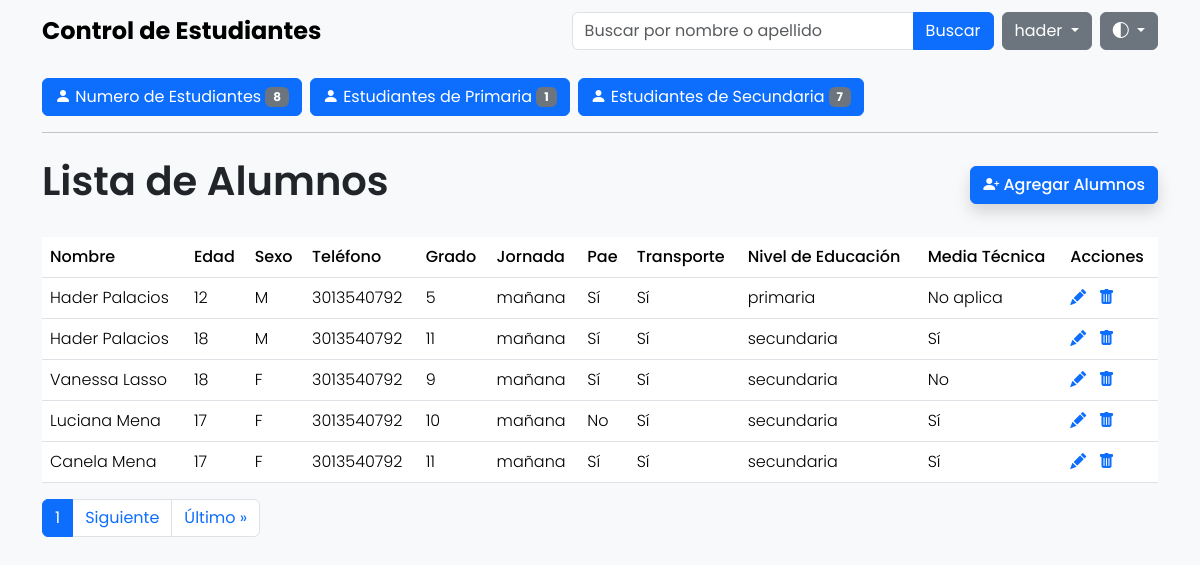
The app's page / (signed in) with its own data.
### Apps/Alumno/models.py (models this page shows, shortened)
class Alumno(models.Model):
    _nombre = models.CharField(max_length=150, blank=False)
    _apellido = models.CharField(max_length=150, blank=False)
    _edad = models.IntegerField(blank=False)
    _sexo = models.CharField(
        max_length=1,
        choices=[("M", "Masculino"), ("F", "Femenino")],
        blank=False,
    )
    _telefono = models.CharField(max_length=10, blank=True)
    _grado = models.CharField(
        max_length=10,
        blank=True,
        choices=[("1", "Primero"), ("2", "Segundo"), ("3", "Tercero"), ("4", "Cuarto"), ("5", "Quinto"), ("6", "Sexto"), ("7", "Séptimo"), ("8", "Octavo"), ("9", "Noveno"), ("10", "Décimo"), ("11", "Undécimo")],
    )
    _jornada = models.CharField(
        max_length=10,
        choices=[("mañana", "Mañana"), ("tarde", "Tarde")],
        blank=True,
    )
    _pae = models.BooleanField(default=False)
    _transporte = models.BooleanField(default=False)
    class Meta:
        abstract = True
    @property
    def nombre(self):
        return self._nombre
    @property
    def apellido(self):
        return self._apellido
    @property
    def edad(self):
        return self._edad
    @property
    def sexo(self):
        return self._sexo
    @property
    def telefono(self):
        return self._telefono
    @property
    def grado(self):
        return self._grado
    @property
    def jornada(self):
        return self._jornada
    @property
    def pae(self):
        return self._pae
    @property
    def transporte(self):
        return self._transporte

class EstudiantePrimaria(Alumno):
    etapa = models.CharField(
        max_length=10,
        choices=[("primaria", "Primaria")],
        default="primaria"
    )

class EstudianteSecundaria(Alumno):
    etapa = models.CharField(
        max_length=10,
        choices=[("secundaria", "Secundaria")],
        default="secundaria"
    )
    media = models.BooleanField(
        default=False,
        help_text="Indica si el estudiante está en media académica (grados 10 y 11)"
    )
    tipo_de_media = models.CharField(
        max_length=20,
        blank=True,
        help_text="Nombre de la media en la cual está estudiando, si aplica."
    )

### Apps/Alumno/views.py (the view)
# urls.py: path('', v.inicio, name='inicio'),
@login_required
def inicio(request):
    query = request.GET.get('q')
    if query:
        estudiantes_primaria = EstudiantePrimaria.objects.filter(
            Q(_nombre__icontains=query) |
            Q(_apellido__icontains=query)
        )
        estudiantes_secundaria = EstudianteSecundaria.objects.filter(
            Q(_nombre__icontains=query) |
            Q(_apellido__icontains=query)
        )
    else:
        estudiantes_primaria = EstudiantePrimaria.objects.all()
        estudiantes_secundaria = EstudianteSecundaria.objects.all()
    estudiantes = list(chain(estudiantes_primaria, estudiantes_secundaria))
    paginator = Paginator(estudiantes, 5)
    page_number = request.GET.get('page')
    page_obj = paginator.get_page(page_number)
    context = {
        'page_obj': page_obj,
        'estudiantes_primaria': estudiantes_primaria,
        'estudiantes_secundaria': estudiantes_secundaria,
        'query': query,
    }
    return render(request, 'Alumno/inicio.html', context)

### Apps/Alumno/templates/Alumno/inicio.html (shortened to what this page needs)
{% extends 'Alumno/base.html' %}
{% block content %}
    <section class="my-3">
        <div class="d-flex gap-2">
            <a type="button" class="btn btn-primary" href="{% url "inicio" %}">
                <i class="bi bi-person-fill"></i> Numero de Estudiantes <span class="badge bg-secondary">{{ page_obj.paginator.count }}</span>
            </a>
            <a type="button" class="btn btn-primary" href="{% url "inicio_primaria" %}">
                <i class="bi bi-person-fill"></i> Estudiantes de Primaria <span class="badge bg-secondary">{{ estudiantes_primaria.count }}</span>
            </a>
            <a type="button" class="btn btn-primary" href="{% url "inicio_secundaria" %}">
                <i class="bi bi-person-fill"></i> Estudiantes de Secundaria <span class="badge bg-secondary">{{ estudiantes_secundaria.count }}</span>
            </a>
        </div>
    </section>
    <hr>
    <div class="d-flex justify-content-between align-items-center my-4">
        <h1 class="fw-semibold">Lista de Alumnos</h1>
        <a class="btn btn-primary shadow fw-medium" href="{% url 'alumno_new' %}?next={% url 'inicio' %}"><i class="bi bi-person-plus-fill"></i> Agregar Alumnos</a>
    </div>
    <table class="table table-hover mt-4">
        <thead>
            <tr>
                <th class="fw-medium">Nombre</th>
                <th class="fw-medium">Edad</th>
                <th class="fw-medium">Sexo</th>
                <th class="fw-medium">Teléfono</th>
                <th class="fw-medium">Grado</th>
                <th class="fw-medium">Jornada</th>
                <th class="fw-medium">Pae</th>
                <th class="fw-medium">Transporte</th>
                <th class="fw-medium">Nivel de Educación</th>
                <th class="fw-medium">Media Técnica</th>
                <th class="fw-medium">Acciones</th>
            </tr>
        </thead>
        <tbody>
            {% for alumno in page_obj %}
            <tr>
                <td class="fw-light">{{ alumno.nombre }} {{ alumno.apellido }}</td>
                <td class="fw-light">{{ alumno.edad }}</td>
                <td class="fw-light">{{ alumno.sexo }}</td>
                <td class="fw-light">{{ alumno.telefono }}</td>
                <td class="fw-light">{{ alumno.grado }}</td>
                <td class="fw-light">{{ alumno.jornada }}</td>
                <td class="fw-light">{{ alumno.pae|yesno:"Sí,No" }}</td>
                <td class="fw-light">{{ alumno.transporte|yesno:"Sí,No" }}</td>
                <td class="fw-light">{{ alumno.etapa }}</td>
                <td class="fw-light">
                    {% if alumno.etapa == "primaria" %}
                        No aplica
                    {% else %}
                        {{ alumno.media|yesno:"Sí,No" }}
                    {% endif %}
                </td>
                <td>
                    <a href="{% url 'alumno_update' alumno.etapa alumno.id %}?next={% url 'inicio' %}" class="me-2" aria-label="Editar"><i class="bi bi-pencil-fill"></i></a>
                    <a class="" data-bs-toggle="modal" data-bs-target="#ModalDelete" data-id="{{ alumno.id }}" role="button" aria-label="Borrar"><i class="bi bi-trash-fill"></i></a>
                </td>
            </tr>
            {% endfor %}
        </tbody>
    </table>
    <nav aria-label="Page navigation example">
        <ul class="pagination">
            <li class="page-item active"><a class="page-link" href="#">{{ page_obj.number }}</a></li>
            {% if page_obj.has_next %}
                <li class="page-item"><a class="page-link" href="?page={{ page_obj.next_page_number }}">Siguiente</a></li>
                <li class="page-item"><a class="page-link" href="?page={{ page_obj.paginator.num_pages }}">Último &raquo;</a></li>
            {% endif %}
        </ul>
    </nav>
{% endblock %}

### Apps/Alumno/templates/Alumno/base.html (shortened to what this page needs)
<!DOCTYPE html>
<html lang="es">
<head>
    <link href="https://cdn.jsdelivr.net/npm/bootstrap@5.3.3/dist/css/bootstrap.min.css" rel="stylesheet">
    <link rel="stylesheet" href="https://cdn.jsdelivr.net/npm/bootstrap-icons@1.11.3/font/bootstrap-icons.min.css">
    {% load static %}
    <link rel="stylesheet" href="{% static "Alumno/css/styles.css" %}">
</head>
<body class="bg-body-tertiary">
    {% if request.path == '/accounts/login/' %}
    {% else %}
    <nav class="navbar navbar-expand-lg bg-body-tertiary">
        <div class="container">
            <a class="navbar-brand fw-bold fs-4">
                {% if request.path == '/new/' %}
                    Agregar un Alumno
                {% elif '/edit/' in request.path %}
                    Editar a {{ alumno_form.instance.nombre }}
                {% else %}
                    Control de Estudiantes
                {% endif %}
            </a>
                <div class="d-flex gap-2">
                    {% if request.path == '/new/' %}
                        <a class="btn btn-primary" href="{% url 'inicio' %}?next={{ request.path }}"><i class="bi bi-arrow-left-short"></i> Inicio</a>
                    {% elif '/edit/' in request.path %}
                        <a class="btn btn-primary" href="{% url 'inicio' %}"><i class="bi bi-arrow-left-short"></i> Inicio</a>
                    {% else %}
                        <form method="GET" action="{% url 'inicio' %}">
                            <div class="input-group">
                                <input type="text" name="q" class="form-control" placeholder="Buscar por nombre o apellido" value="{{ query | default_if_none:'' }}">
                                <button type="submit" class="btn btn-primary">Buscar</button>
                            </div>
                        </form>
                    {% endif %}
                    <div class="dropdown">
                        <button class="btn btn-secondary dropdown-toggle" type="button" data-bs-toggle="dropdown" aria-expanded="false">
                            {{ user.username }}
                        </button>
                    </div>
                    <div class="dropdown">
                        <button class="btn btn-secondary dropdown-toggle" type="button" data-bs-toggle="dropdown" aria-expanded="false" id="theme-icon">
                            <i class="bi bi-circle-half" aria-label="color"></i>
                        </button>
                    </div>
                </div>
        </div>
    </nav>
    {% endif %}
    {% if request.path == '/accounts/login/' %}
    <header class="d-flex justify-content-center align-items-center vh-100">
        {% block login %}
        {% endblock %}
    </header>
    {% else %}
    <header class="container">
        {% block content %}
        {% endblock %}
    </header>
    {% endif %}
</body>
</html>

### Apps/Alumno/static/Alumno/css/styles.css (style rules this page uses)
body { font-family: 'Poppins', sans-serif; margin: 0; padding: 0; background-color: #f1f1f1; }

### records on screen
EstudiantePrimaria: nombre "Hader", apellido "Palacios", edad "12", sexo "M", telefono "3013540792", grado "5", jornada "mañana", pae "Sí", transporte "Sí", etapa "primaria", shows "No aplica"
EstudianteSecundaria: nombre "Hader", apellido "Palacios", edad "18", sexo "M", telefono "3013540792", grado "11", jornada "mañana", pae "Sí", transporte "Sí", etapa "secundaria", media "Sí"
EstudianteSecundaria: nombre "Vanessa", apellido "Lasso", edad "18", sexo "F", telefono "3013540792", grado "9", jornada "mañana", pae "Sí", transporte "Sí", etapa "secundaria", media "No"
EstudianteSecundaria: nombre "Luciana", apellido "Mena", edad "17", sexo "F", telefono "3013540792", grado "10", jornada "mañana", pae "No", transporte "Sí", etapa "secundaria", media "Sí"
EstudianteSecundaria: nombre "Canela", apellido "Mena", edad "17", sexo "F", telefono "3013540792", grado "11", jornada "mañana", pae "Sí", transporte "Sí", etapa "secundaria", media "Sí"

### other values on screen
{{ user.username }} "hader"
{{ page_obj.paginator.count }} "8"
{{ estudiantes_primaria.count }} "1"
{{ estudiantes_secundaria.count }} "7"
{{ page_obj.number }} "1"
